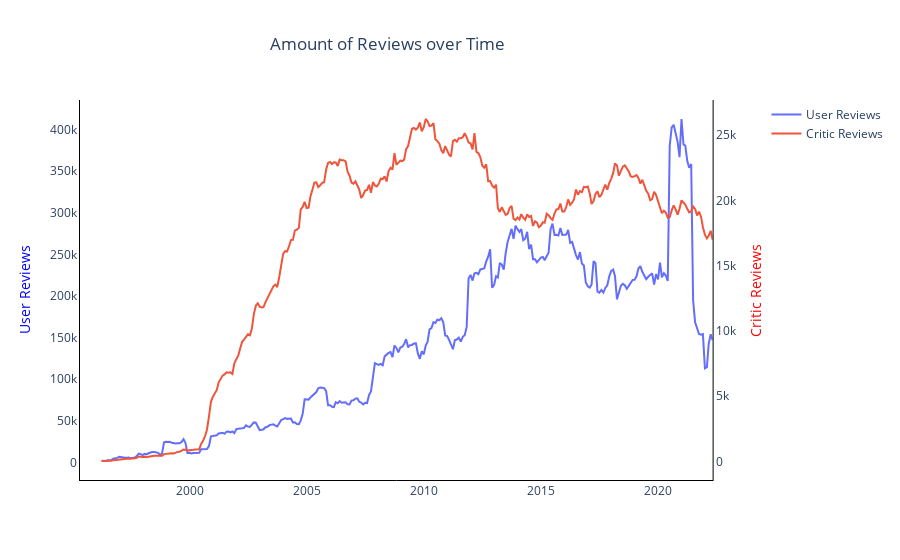

Here is the notebook cell this chart was saved with:
### Markdown cell above
#### number of reviews over time

### Code cell
reviews_time = games[['release_date', 'critic_reviews', 'user_reviews']].dropna().sort_values('release_date')
reviews_time.user_reviews = reviews_time.user_reviews.astype('int64')
reviews_time.release_date = pd.to_datetime(reviews_time.release_date)
reviews_time = reviews_time.set_index('release_date').resample('1m').sum().rolling(12).sum()

fig = make_subplots(specs=[[{"secondary_y": True}]])

fig.add_trace(go.Scatter(x=reviews_time.index, y=reviews_time.user_reviews, name="User Reviews"), secondary_y=False)

fig.add_trace(go.Scatter(x=reviews_time.index, y=reviews_time.critic_reviews, name="Critic Reviews"), secondary_y=True)

fig.update_layout(title_text="Amount of Reviews over Time", title_x=.43, plot_bgcolor='white', 
                  xaxis =dict(linecolor='black', showline=True, showticklabels=True, title=dict(text ='')))

fig.update_yaxes(title_font_color= 'blue', title_text="User Reviews", linecolor='black', secondary_y=False)
fig.update_yaxes(title_font_color= 'red', title_text="Critic Reviews", linecolor='black', secondary_y=True)

### Figure 1 — Plotly figure (JSON) as saved in the notebook; plotly's stock layout.template omitted (floating-point values rounded to 4 significant figures; data arrays with more than 128 entries replaced by an {"elided": "..."} marker saying what was removed)
{"data": [{"name": "User Reviews", "type": "scatter", "x": {"elided": "325 str values"}, "xaxis": "x", "y": {"elided": "325 int values"}, "yaxis": "y"}, {"name": "Critic Reviews", "type": "scatter", "x": {"elided": "325 str values"}, "xaxis": "x", "y": {"elided": "325 int values"}, "yaxis": "y2"}], "layout": {"plot_bgcolor": "white", "title": {"text": "Amount of Reviews over Time", "x": 0.43}, "xaxis": {"anchor": "y", "domain": [0, 0.94], "linecolor": "black", "showline": true, "showticklabels": true, "title": {"text": ""}}, "yaxis": {"anchor": "x", "domain": [0, 1], "linecolor": "black", "title": {"font": {"color": "blue"}, "text": "User Reviews"}}, "yaxis2": {"anchor": "x", "linecolor": "black", "overlaying": "y", "side": "right", "title": {"font": {"color": "red"}, "text": "Critic Reviews"}}}}
